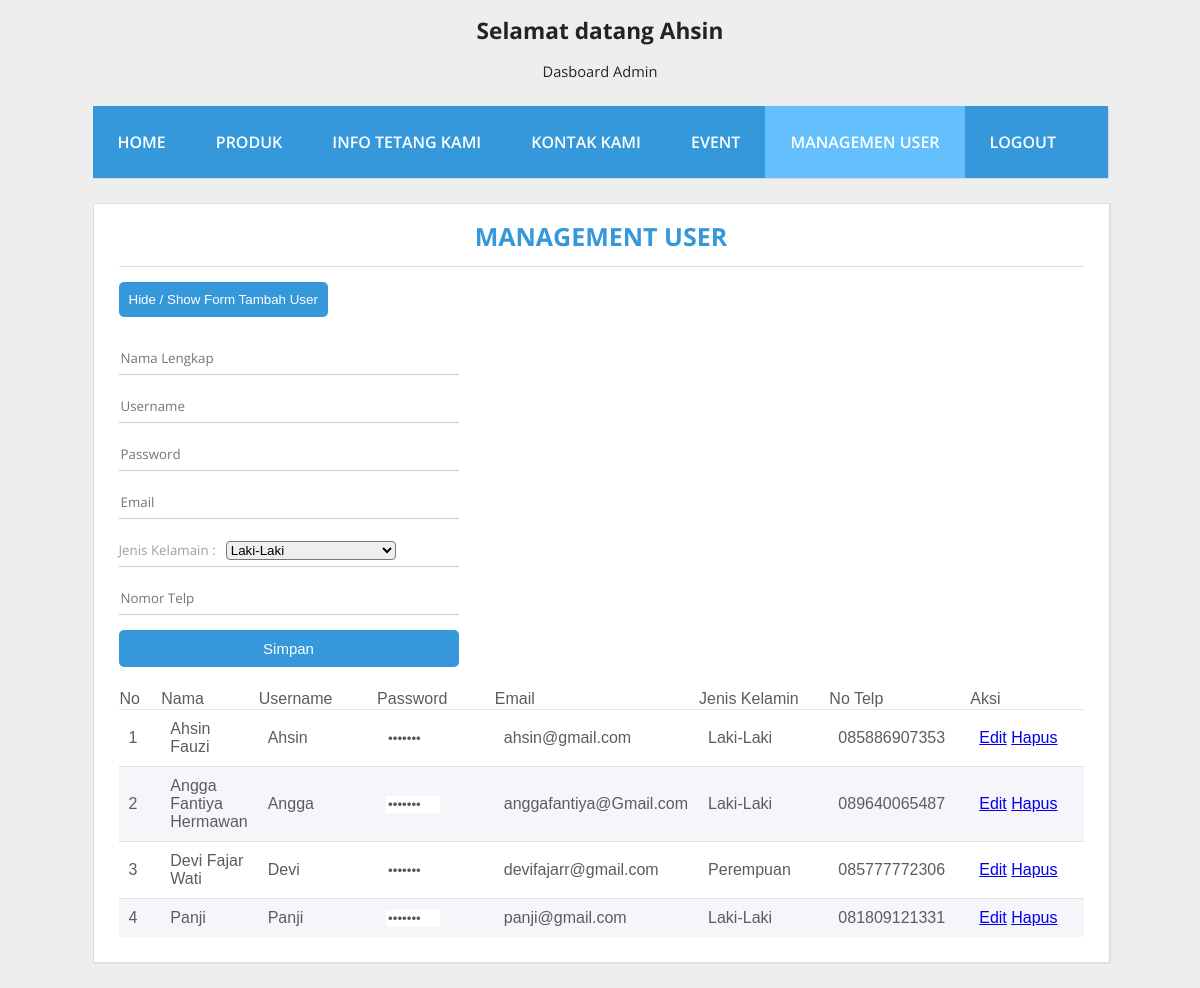
/Admin/user.php (signed in), run on the app's committed database.
### tables this page shows
CREATE TABLE IF NOT EXISTS `user` (
  `namaL` varchar(40) NOT NULL,
  `username` varchar(40) NOT NULL,
  `password` varchar(255) NOT NULL,
  `email` varchar(255) NOT NULL,
  `jk` varchar(15) NOT NULL,
  `telp` varchar(12) NOT NULL,
  PRIMARY KEY (`username`)
);

### Admin/user.php (the view, shortened to what this page needs)
<!DOCTYPE html>
<html>
<head>
	<link rel="stylesheet" type="text/css" href="assets/css/produk.css">
</head>
<body>
	<header>
		<h1 class="judul">Selamat datang <?php echo $_SESSION['username'];?></h1>
		<p class="deskripsi">Dasboard Admin</p>
	</header>
	<div class="wrap">
		<nav class="menu">
			<ul>
				<li>
					<a href="dashboard.php">Home</a>
				</li>
				<li>
					<a href="produk.php" >Produk</a>
				</li>
				<li>
					<a href="info.php">Info Tetang Kami</a>
				</li>
				<li>
					<a href="kontak.php">Kontak Kami</a>
				</li>
				<li>
					<a href="event.php">Event</a>
				</li>
				<li>
					<a href="user.php"class="aktif">Managemen User</a>
				</li>
				<li>
					<a href="konfigurasi/logout.php">Logout</a>
				</li>
			</ul>
		</nav>
		<div class="bkonten">
			<div class="konten">
				<div class="post-info">
					<b><center>Management User</center></b>
					<hr>
				</div>
				<button class="tombol" onclick="myFunction()" >Hide / Show Form Tambah User</button>
					<div id="myDIV">
						<form method="post" action="konfigurasi/TUser.php" class="login-form">
							<div class="input-container">
								<input type="text" class="input" name="namaL" placeholder="Nama Lengkap"/>
							</div>
							<div class="input-container">
								<input type="text" class="input" name="username" placeholder="Username"/>
							</div>
							<div class="input-container">
								<input type="password" class="input" name="password" placeholder="Password"/>
							</div>
							<div class="input-container">
								<input type="email" class="input" name="email" placeholder="Email"/>
							</div>
							<div class="input-container">
								<label>Jenis Kelamain :</label>
								<select name="jk">
									<option values="Laki-Laki">Laki-Laki</option>
								</select>
							</div>
							<div class="input-container">
								<input type="number" class="input" name="telp" placeholder="Nomor Telp"/>
							</div>
							<input type="submit" class="button" value="Simpan">
						</form>
						<br>
					</div>
				  <table>
				  	<thead>
				  		<tr>
				  			<td class="short">No</td>
				  			<td class="Normal">Nama </td>
				  			<td class="normal">Username</td>
				  			<td class="normal">Password</td>
				  			<td class="normal">Email</td>
				  			<td class="normal">Jenis Kelamin</td>
				  			<td class="normal">No Telp</td>
				  			<td class="normal">Aksi</td>
				  		</tr>
				  	</thead>
				  	<tbody>
				  		<tr>
				  			<?php
							require_once("konfigurasi/koneksi.php");
									$query=mysqli_query($con,"SELECT * FROM user");
									$no=1;
									while ($data=mysqli_fetch_array($query)) {
								?>
								<td><?php echo $no;?></td>
								<td><?php echo $data['namaL'];?></td>
								<td><?php echo $data['username']?></td>
								<td><input type="password" class="pwd" value="<?php echo substr($data['password'], 25)?>" disabled></td>
								<td><?php echo $data['email']?></td>
								<td><?php echo $data['jk']?></td>
								<td><?php echo $data['telp']?></td>
								<td>
									<a href="FEUser.php?username=<?php echo $data['username'];?>">Edit</a>
									<a href="konfigurasi/HUser.php?username=<?php echo $data['username'];?>">Hapus</a>
								</td>
							</tr>
							<?php
							$no++;
								}
							?>
				  	</tbody>
				  </table>
			</div>
		</div>
	</div>
</body>
</html>

### Admin/assets/css/produk.css (style rules this page uses)
body { background: #eee; margin:0; font-family: 'Open Sans', sans-serif; }
hr { border:0; background:#dedede; height:1px; }
header { text-align: center; color: #232323; }
header .judul { font-size: 17pt; }
header .deskripsi { font-size: 11pt; }
.pwd { width: 50px; border: white; background: white; }
.wrap { width: 1015px; margin:25px auto; }
nav.menu ul { overflow:hidden; color:#fff; list-style: none; float:left; padding:0; width: 1015px; margin:0 0 0; background:#3498db; -webkit-box-shadow: 1px 1px 1px 0px rgba(204,204,204,0.55); -moz-box-shadow: 1px 1px 1px 0px rgba(204,204,204,0.55); box-shadow: 1px 1px 1px 0px rgba(204,204,204,0.55); }
nav.menu ul li { margin:0; float:left; }
nav.menu ul a { padding:25px; display:block; font-weight:600; font-size: 16px; color:#fff; text-transform: uppercase; transition: all 0.5s ease; text-decoration: none; }
.aktif { background: #64c0fd; }
.bkonten { float:left; }
.konten { width:965px; padding:25px; margin:25px auto; background: #fff; border:1px solid #dedede; -webkit-box-shadow: 1px 1px 1px 0px rgba(204,204,204,0.35); -moz-box-shadow: 1px 1px 1px 0px rgba(204,204,204,0.35); box-shadow: 1px 1px 1px 0px rgba(204,204,204,0.35); }
.login-form .input-container { border-bottom: 1px solid #CCCCCC; margin-top: 15px; font-size: 20px; font-family: 'Open Sans', sans-serif; color: #9e9e9e; padding-bottom: 5px; width: 340px; }
.login-form .input { border: 0; width: 100%; font-family: 'Open Sans', sans-serif; }
.login-form .button { margin-top: 15px; background: #3498db; border-radius: 5px; border: none; width: 340px; color: #FFFFFF; padding: 10px; font-size: 15px; transition: background .3s; }
label { font-size: 10pt; }
select { width: 50%; margin-left: 5px; border-radius: 4px; }
.post-info { color: #3498db; font-size: 25px; margin: -10px 0 15px; text-transform: uppercase; }
.tombol { padding: 10px; background: #3498db; border: none; border-radius: 5px; color: white; margin-bottom: 10px; }
.short { width: 50px; }
.normal { width: 150px; }
table { border-collapse: collapse; font-family: arial; color:#5E5B5C; }
tbody td { border-top: 1px solid #e3e3e3; padding: 10px; }

### data on the page
user: namaL "Ahsin Fauzi", username "Ahsin", email "ahsin@gmail.com", jk "Laki-Laki", telp "085886907353"
user: namaL "Angga Fantiya Hermawan", username "Angga", email "anggafantiya@Gmail.com", jk "Laki-Laki", telp "089640065487"
user: namaL "Devi Fajar Wati", username "Devi", email "devifajarr@gmail.com", jk "Perempuan", telp "085777772306"
user: namaL "Panji", username "Panji", email "panji@gmail.com", jk "Laki-Laki", telp "081809121331"

### other printed values
$_SESSION['username'] "Ahsin"
